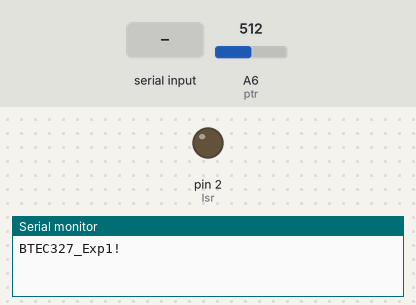
The sketch below on a simulated Arduino Nano, built with avr-gcc and run on an emulated ATmega328P. Parts: output pins drawn as LEDs (lit = HIGH), the last lines printed to the serial monitor. Inputs (shaded band) come from the test bench; at power-on: A6 (ptr) = 512.

Above: at 1.2 s.
1.3 s: "1" received over Serial
At 3.1 s:
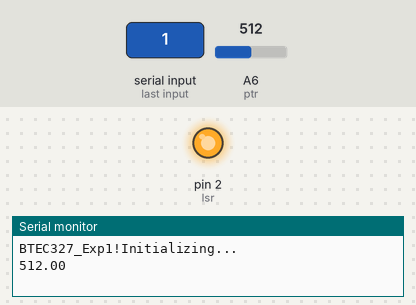
3.8 s: "2" received over Serial
At 6.6 s:
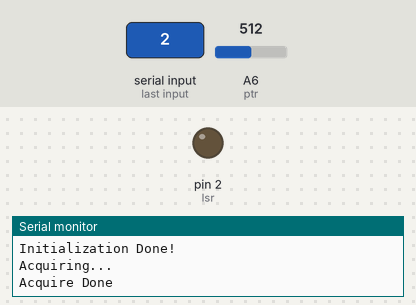
Timing chart, 0 to 8.1 s (numbered marks = the images above; inputs shaded):
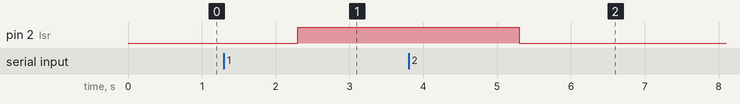

The sketch:

BTEC327_640nm_Ex1.ino
```cpp
#define lsr 2
#define ptr A6

float amb;  //ambient light reading
float I0; //incident light
float I;  //recieved light
float A;  //Absorbance
float c1 = 125;  //concentration g/l
float c2;  //concentration g/l
float L = 8.8;  //length (cm)
float e;  //molar absorbtion coefficient

int comm = 0;

void calc(){
  Serial.println("Calculating...");
  A = log10(I0 / I);
  Serial.println("Absorbance is: ");
  Serial.println(A);
  delay(500);
  //e = A / (L*c1);
  c2 = A / (L*e);
  Serial.println("Concentration is: ");
  Serial.print(c2);
  return;
}


void ext(){
  Serial.println("Calculating...");
  A = log10(I0 / I);
  Serial.println("Absorbance is: ");
  Serial.println(A);
  delay(500);
  e = A / (L*c1);
  //c = A / (L*e);
  Serial.println("Concentration is: ");
  Serial.print(e);
  return;
}

void acquire(){
  Serial.println("Acquiring...");
  digitalWrite(lsr, HIGH);
  I = analogRead(ptr) - amb;
  delay(1000);
  Serial.println("Acquire Done");
  digitalWrite(lsr, LOW);
  //calc();
}

void initialize(){
  Serial.println("Initializing...");
  amb = analogRead(ptr);
  Serial.println(amb);
  delay(1000);
  digitalWrite(lsr, HIGH);
  delay(1000);
  I0 = analogRead(ptr) - amb;
  Serial.println(I0);
  delay(1000);
  digitalWrite(lsr, LOW);
  Serial.println("Initialization Done!");
  return;
}

void setup() {
  // put your setup code here, to run once:
  pinMode(ptr, INPUT);
  pinMode(lsr, OUTPUT);
  Serial.begin(9600);
  Serial.print("BTEC327_Exp1!");
}

void loop() {
  // put your main code here, to run repeatedly:
  if (Serial.available() > 0){
    comm = Serial.read();


  switch(comm){
    case '1':
      initialize();
    break;

    case '2':
      acquire();
    break;

    case '3':
      calc();
    break;

    case '4':
      ext();
    break;
  }
  }
}
```

Measured:
- after the input at 1.3 s, pin 2 (lsr): LOW → HIGH after 1.0 s
- after the input at 3.8 s, pin 2 (lsr): HIGH → LOW after 1.5 s instead of 0.50 s
